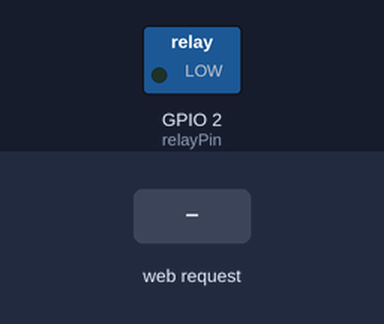
A sketch run on a simulated ESP8266 (NodeMCU). On the bench: switched loads named in the sketch (green lamp = pin HIGH). Dashed ring = blinking. The inputs (shaded band) are chosen by the test bench. WiFi joins after 1.5 s; servers stay silent unless stated.

Above: at 2.7 s.
2.8 s: HTTP request GET /2 received
At 4.8 s:
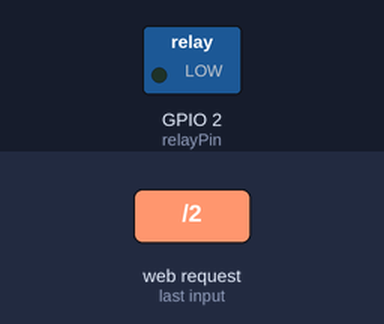
5.3 s: HTTP request GET /3 received
At 6.1 s:
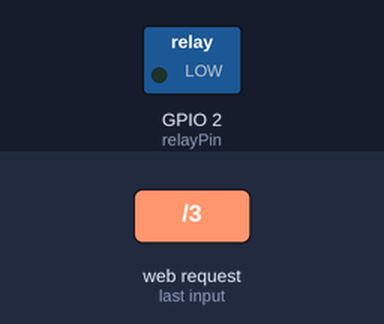
Timing chart, 0 to 8.9 s (numbered marks = the images above; inputs shaded):
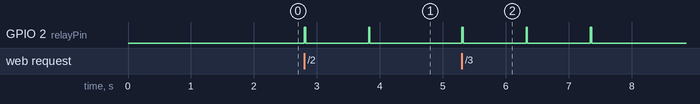

The sketch:

ESP8266SalesBell.ino
```cpp
// (licence header left out)
#include <ESP8266WiFi.h>
#include <WiFiClient.h>
#include <ESP8266WebServer.h>
#include <ESP8266mDNS.h>

// WLAN configuration
const char* ssid = "XXX";
const char* password = "YYY";

// Constants that can be changed based on your hardware or preferences
const int delayBetweenRingsMillis = 1000;
const int ringOnTimeMillis = 20;
const int relayPin = 2;

ESP8266WebServer server(80);


// Function for handling the actual ringing.
void ringBell(int times)
{
  String message = "Ringing sales bell!";
  server.send(200, "text/plain", message);
  for(int i = 0; i < times; i++)
  {
    digitalWrite(relayPin, 1);
    delay(ringOnTimeMillis);
    digitalWrite(relayPin, 0);
    delay(delayBetweenRingsMillis);
  }
}

// Basic error message for unknown urls
void handleNotFound()
{
  server.send(404, "text/plain", "File Not Found");
}

// Init output pin
void initOutput()
{
  pinMode(relayPin, OUTPUT);
  digitalWrite(relayPin, 0);
}

// Init wlan connection
void initWLAN()
{
  WiFi.begin(ssid, password);
  while (WiFi.status() != WL_CONNECTED)
  {
    delay(500);
  }
}

void setup(void)
{
  initOutput();
  initWLAN();
  server.on("/1", [](){ringBell(1);});
  server.on("/2", [](){ringBell(2);});
  server.on("/3", [](){ringBell(3);});
  server.onNotFound(handleNotFound);
  server.begin();
}

void loop(void)
{
  server.handleClient();
}
```

Measured:
- after the input at 2.8 s, GPIO 2 (relayPin): alternates HIGH for 0.02 s and LOW for 1.0 s, starting at once
- after the input at 5.3 s, GPIO 2 (relayPin): alternates HIGH for 0.02 s and LOW for 1.0 s, 6 changes in all, then stays LOW, starting at once
